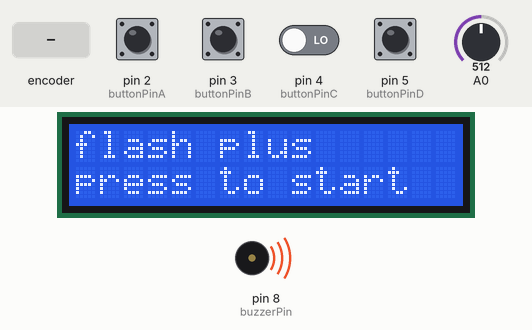
A sketch run on a simulated Arduino Uno, built with avr-gcc and run on an emulated ATmega328P. On the bench: 16×2 character LCD, buzzer (waves = sounding). The test bench sets the inputs (shaded band); at power-on: pin 2 (buttonPinA), pin 3 (buttonPinB), pin 4 (buttonPinC), pin 5 (buttonPinD) LOW, A0 = 512. Random numbers use the default seed unless the sketch sets one; what the sketch prints to the serial monitor is not drawn.

Above: at 1.08 s.
1.3 s: rotary encoder on pin 2 (buttonPinA) / pin 3 (buttonPinB) turned 1 step (first pin leading)
At 2.4 s:
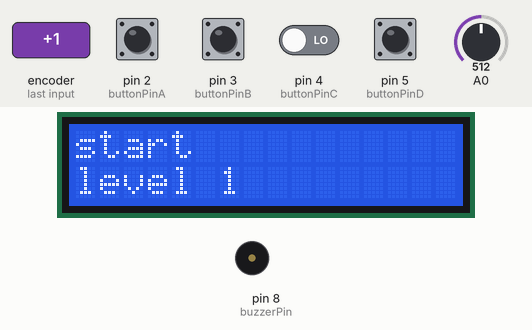
4.5 s: pin 4 (buttonPinC) driven HIGH
7.5 s: pin 5 (buttonPinD) pulled HIGH for 1 s
At 9.0 s:
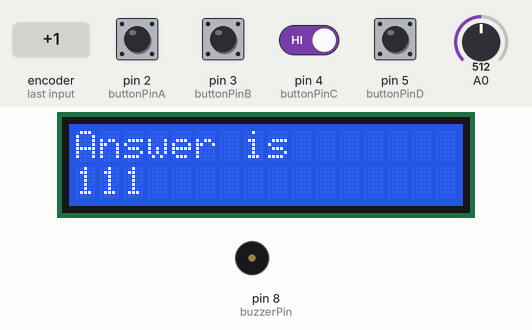
10.0 s: pin 5 (buttonPinD) pulled HIGH for 0.35 s
At 10.44 s:
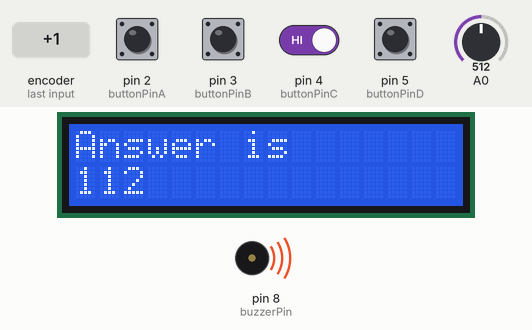
11.8 s: rotary encoder on pin 2 (buttonPinA) / pin 3 (buttonPinB) turned 1 step (first pin leading)
At 13.3 s:
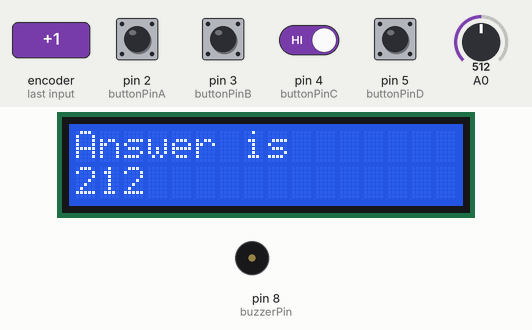
Timing chart, 0 to 19.8 s (numbered marks = the images above; inputs shaded):
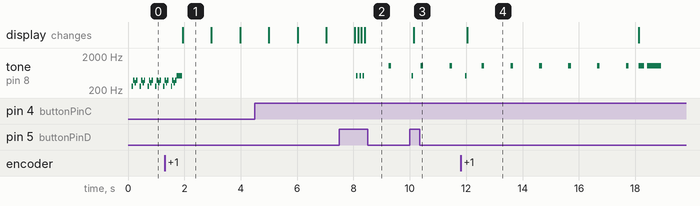

The sketch:

flash_plus.ino
```cpp
#include <Wire.h>
#include <LiquidCrystal_I2C.h>

#define buzzerPin 8

// LCD 모듈 설정
LiquidCrystal_I2C lcd(0x27, 16, 2);  // 주소 0x27에 16x2 크기의 LCD 모듈을 사용합니다.

const int buttonPinA = 2; // 버튼 핀을 디지털 핀 2에 연결합니다.
const int buttonPinB = 3;
const int buttonPinC = 4;
const int buttonPinD = 5;
// 이전 버튼 상태 변수 초기화
int previousButtonStateA = LOW;
int previousButtonStateB = LOW;
int previousButtonStateC = LOW;
int previousButtonStateD = LOW;

int level = 1;

int gameend = 0;

void setup() {
  // 버튼 핀을 입력으로 설정
  pinMode(buttonPinA, INPUT);
  pinMode(buttonPinB, INPUT);
  pinMode(buttonPinC, INPUT);
  pinMode(buttonPinD, INPUT);

  // LCD 초기화
  lcd.init();
  lcd.backlight();

  // 시리얼 통신 시작
  Serial.begin(9600);
}

void loop() {
  // 버튼 상태 읽기
  int buttonStateA = digitalRead(buttonPinA);
  int buttonStateB = digitalRead(buttonPinB);
  int buttonStateC = digitalRead(buttonPinC);
  int buttonStateD = digitalRead(buttonPinD);
  int A = 50;
  int iter = 1;
  randomSeed(analogRead(0));
  lcd.clear();
  lcd.setCursor(0, 0);
  lcd.print("flash plus");
  lcd.setCursor(0, 1);
  lcd.print("press to start");
  delay(50);
  if(iter == 1){
    iter += 1;
    tone(buzzerPin, 261);
    delay(A);
    noTone(buzzerPin);
  }
  if(iter == 2){
    iter += 1;
    tone(buzzerPin, 391);
    delay(A);
    noTone(buzzerPin);
  }
  if(iter == 3){
    iter += 1;
    tone(buzzerPin, 329);
    delay(A);
    noTone(buzzerPin);
  }
  if(iter == 4){
    iter += 1;
    tone(buzzerPin, 391);
    delay(A);
    noTone(buzzerPin);
  }
  if(iter == 5)
    iter = 1;
  Serial.print(iter);
  Serial.print("\n");


  if (buttonStateA == HIGH && previousButtonStateA == LOW) {
    while(true){
      tone(buzzerPin, 523);
      delay(200);
      noTone(buzzerPin);
      int time_c = 0;
      int randomNumberA = random(1, level*10);
      int randomNumberB = random(1, level*10);
      int randomNumberC = random(1, level*10);
      int randomNumberD = random(1, level*10);
      int randomNumberE = random(1, level*10);
      int sum = randomNumberA + randomNumberB + randomNumberC + randomNumberD + randomNumberE;
      int answer = 0;
      lcd.clear();
      lcd.setCursor(0, 0);
      lcd.print("start");
      lcd.setCursor(0, 1);
      lcd.print("level ");
      lcd.print(level);
      delay(1000);

      lcd.clear();
      lcd.setCursor(0, 0);
      lcd.print("Plus all number");
      lcd.setCursor(0, 1);
      lcd.print(randomNumberA);
      delay(1000);

      lcd.clear();
      lcd.setCursor(0, 0);
      lcd.print("Plus all number");
      lcd.setCursor(0, 1);
      lcd.print(randomNumberB);
      delay(1000);

      lcd.clear();
      lcd.setCursor(0, 0);
      lcd.print("Plus all number");
      lcd.setCursor(0, 1);
      lcd.print(randomNumberC);
      delay(1000);

      lcd.clear();
      lcd.setCursor(0, 0);
      lcd.print("Plus all number");
      lcd.setCursor(0, 1);
      lcd.print(randomNumberD);
      delay(1000);

      lcd.clear();
      lcd.setCursor(0, 0);
      lcd.print("Plus all number");
      lcd.setCursor(0, 1);
      lcd.print(randomNumberE);
      delay(1000);

      int T = 0;
      unsigned long startTime = millis();
      while(millis() - startTime < 10000){
        T++;
        Serial.print(T);
        Serial.print("\n");
        if(T % 14 == 0){
          tone(buzzerPin, 1046);
          delay(100);
          noTone(buzzerPin);
        }
        buttonStateB = digitalRead(buttonPinB);
        buttonStateC = digitalRead(buttonPinC);
        buttonStateD = digitalRead(buttonPinD);
        lcd.clear();
        lcd.setCursor(0, 0);
        lcd.print("Answer is");
        lcd.setCursor(0, 1);
        lcd.print(answer);
        delay(50);

        if (buttonStateB == HIGH && previousButtonStateB == LOW) {
          tone(buzzerPin, 523);
          delay(A);
          noTone(buzzerPin);
          answer += 100;
          lcd.clear();
          lcd.setCursor(0, 0);
          lcd.print("Answer is");
          lcd.setCursor(0, 1);
          lcd.print(answer);
          delay(50);
        }
        if (buttonStateC == HIGH && previousButtonStateC == LOW) {
          tone(buzzerPin, 523);
          delay(A);
          noTone(buzzerPin);
          answer += 10;
          lcd.clear();
          lcd.setCursor(0, 0);
          lcd.print("Answer is");
          lcd.setCursor(0, 1);
          lcd.print(answer);
          delay(50);
        }
        if (buttonStateD == HIGH && previousButtonStateD == LOW) {
          tone(buzzerPin, 523);
          delay(A);
          noTone(buzzerPin);
          answer += 1;
          lcd.clear();
          lcd.setCursor(0, 0);
          lcd.print("Answer is");
          lcd.setCursor(0, 1);
          lcd.print(answer);
          delay(50);
        }

        previousButtonStateA = buttonStateA;
        previousButtonStateB = buttonStateB;
        previousButtonStateC = buttonStateC;
        previousButtonStateD = buttonStateD;
      }

      if(answer == sum){
        level += 1;
        lcd.clear();
        lcd.setCursor(0, 0);
        lcd.print("You are right!");
        lcd.setCursor(0, 1);
        lcd.print("Soon next level");
        tone(buzzerPin, 1046);
        delay(200);
        tone(buzzerPin, 1318);
        delay(200);
        tone(buzzerPin, 1567);
        delay(500);
        noTone(buzzerPin);
        delay(5000);
      }
      else{

        lcd.clear();
        lcd.setCursor(0, 0);
        lcd.print("You are lose");
        lcd.setCursor(0, 1);
        lcd.print("Game End");
        gameend = 1;
        tone(buzzerPin, 1046);
        delay(200);
        noTone(buzzerPin);
        delay(100);
        tone(buzzerPin, 1046);
        delay(500);
        noTone(buzzerPin);
        delay(5000);
      }

      if(gameend == 1)
        break;

      previousButtonStateA = buttonStateA;
      previousButtonStateB = buttonStateB;
      previousButtonStateC = buttonStateC;
      previousButtonStateD = buttonStateD;
    }
  }
  if(gameend == 1){
    lcd.clear();
    lcd.setCursor(0, 0);
    lcd.print("Last level is ");
    lcd.print(level);
    lcd.setCursor(0, 1);
    lcd.print("Game End");
    delay(1000000000);
    previousButtonStateA = buttonStateA;
    previousButtonStateB = buttonStateB;
    previousButtonStateC = buttonStateC;
    previousButtonStateD = buttonStateD;
  }
  gameend = 0;
}
```

Measured:
- by itself, tone on pin 8 (buzzerPin): plays 523 Hz for 0.05 s, 1046 Hz for 0.10 s, 1046 Hz for 0.10 s, 1046 Hz for 0.10 s, 1046 Hz for 0.10 s, 1046 Hz for 0.10 s … (9 notes in this stretch)
- what the display in image 1 shows lasts 1.1 s, from 1.9 s to 3.0 s
